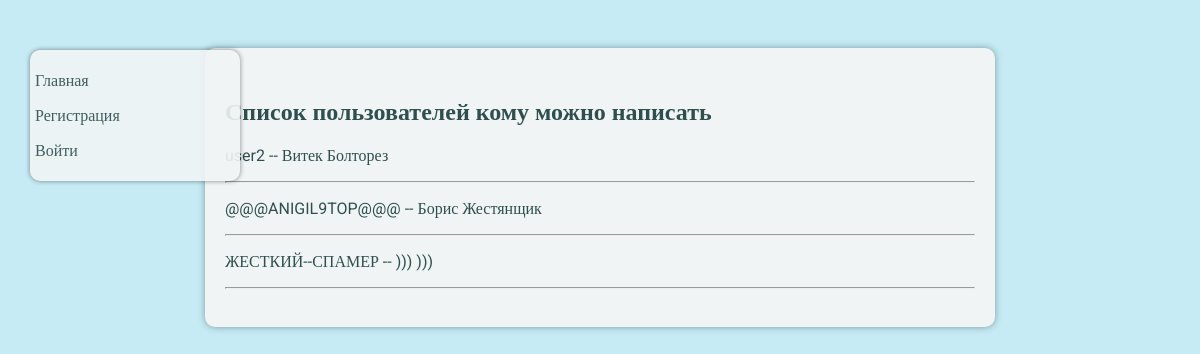
Page /all_users/ on the committed database.
### social_network/models.py (models this page shows)
class User(AbstractUser):
    image = models.ImageField(upload_to='user_image', blank=True, null=True)
    page = models.OneToOneField('Profile', on_delete=models.CASCADE, null=True)
    commentaries = models.ForeignKey('Message', on_delete=models.CASCADE, null=True, blank=True)

### social_network/views.py (the view)
# urls.py: path('all_users/', AllUsers.as_view(), name='all_users'),
class AllUsers(ListView):
    def get_queryset(self):
        return get_user_model().objects.filter(is_superuser=False)
    template_name = 'social_network/all_users.html'
    context_object_name = 'users_list'

### social_network/templates/social_network/all_users.html
{% extends 'social_network/base.html' %}
{% block navigation %}
    {% if user.is_authenticated %}
        <h3>{{ user.username }}</h3>
        <a href="{% url 'main:index' %}"><p>Главная</p></a>
        <a href="{% url 'main:all_users' %}"><p>Все пользователи</p></a>
        <a href="{% url 'main:profile' request.user.id %}"><p>Моя страничка</p></a>
        <a href="{% url 'main:logout' %}"><p>Выйти</p></a>
        <a href="{% url 'main:wanna_delete' request.user.id %}"><p>Удалить пользователя</p></a>
    {% else %}
        <a href="{% url 'main:index' %}"><p>Главная</p></a>
        <a href="{% url 'main:registration' %}"><p>Регистрация</p></a>
        <a href="{% url 'main:login' %}"><p>Войти</p></a>
    {% endif %}
{% endblock %}
{% block content %}
    <h2>Список пользователей кому можно написать</h2>
    {% for i in users_list %}
        <a href="{% url 'main:profile' i.pk %}"><p>{{ i.username }} -- {{ i.first_name }} {{ i.last_name }}</p></a>
        <hr>
    {% endfor %}
{% endblock %}

### social_network/templates/social_network/base.html (shortened to what this page needs)
{% load static %}
<!DOCTYPE html>
<html lang="ru">
<head>
    <link type="text/css" href="{% static 'social_network/style.css' %}" rel="stylesheet">
</head>
<body>
    <div class="main_box">
        <div class ="navigation">{% block navigation %} {% endblock %}</div>
        {% block content %} {% endblock %}
    </div>
</body>
</html>

### social_network/static/social_network/style.css (style rules this page uses)
* { font-family: 'Roboto'; }
a { text-decoration:none; color: DarkSlateGray; }
body { background:#c6ebf5; display:flex; justify-content:center; }
.main_box { width:750px; border-radius:10px; box-shadow: 0px 0px 7px rgba(47, 79, 79, 0.5); background:#f0f4f5; padding: 30px 20px; margin:40px 0; color: DarkSlateGray; }
.navigation { width:200px; position:fixed; left:30px; top:50px; opacity: 0.9; background:#f0f4f5; border-radius:10px; padding:5px; box-shadow: 0px 0px 5px rgba(0, 0, 0, 0.5); }

### rows in the picture
User: username "user2", first_name "Витек", last_name "Болторез"
User: username "@@@ANIGIL9TOP@@@", first_name "Борис", last_name "Жестянщик"
User: username "ЖЕСТКИЙ--СПАМЕР", first_name ")))", last_name ")))"
